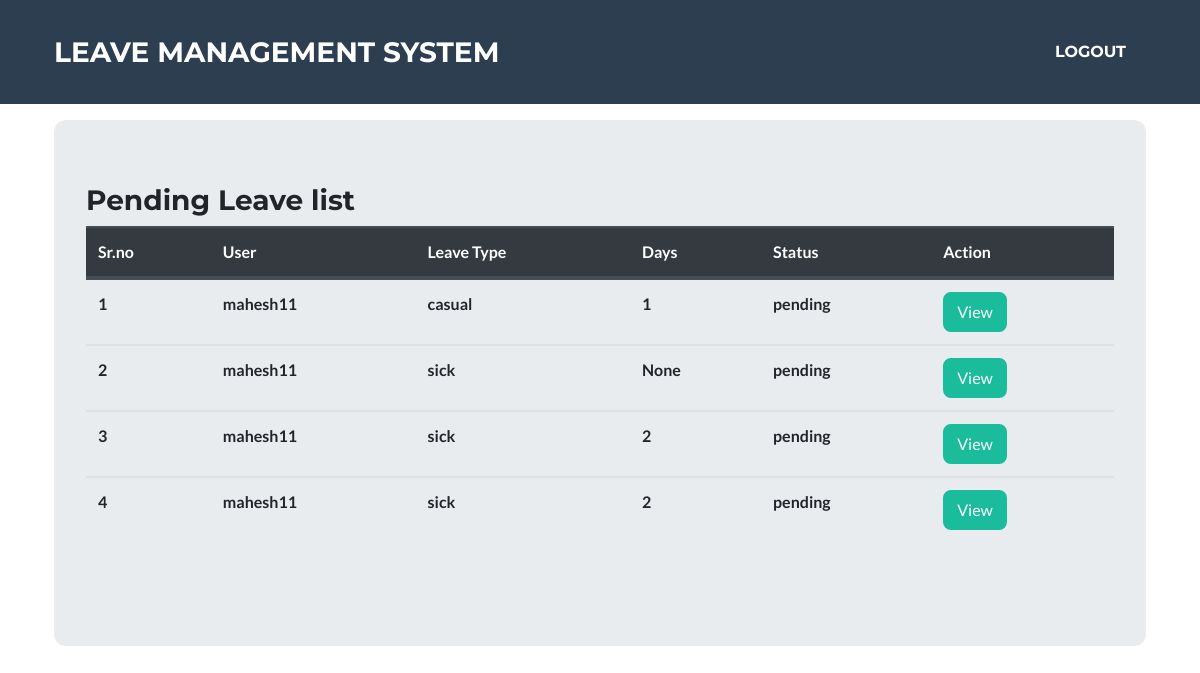
The page /classroom/pending/all/ (signed in) on the database its author committed.
### classroom/models.py (models this page shows, shortened)
class Leave(models.Model):
	user = models.ForeignKey(User,on_delete=models.CASCADE,default=1)
	startdate = models.DateField(verbose_name=_('Start Date'),help_text='leave start date is on ..',null=True,blank=False)
	enddate = models.DateField(verbose_name=_('End Date'),help_text='coming back on ...',null=True,blank=False)
	leavetype = models.CharField(choices=LEAVE_TYPE,max_length=25,default=SICK,null=True,blank=False)
	reason = models.CharField(verbose_name=_('Reason for Leave'),max_length=255,help_text='add additional information for leave',null=True,blank=True)
	defaultdays = models.PositiveIntegerField(verbose_name=_('Leave days per year counter'),default=DAYS,null=True,blank=True)
	status = models.CharField(max_length=12,default='pending') #pending,approved,rejected,cancelled
	is_approved = models.BooleanField(default=False) #hide
	updated = models.DateTimeField(auto_now=True, auto_now_add=False)
	created = models.DateTimeField(auto_now=False, auto_now_add=True)
	objects = LeaveManager()
	class Meta:
		verbose_name = _('Leave')
		verbose_name_plural = _('Leaves')
		ordering = ['-created'] #recent objects
	@property
	def leave_days(self):
		days_count = ''
		startdate = self.startdate
		enddate = self.enddate
		if startdate > enddate:
			return
		dates = (enddate - startdate)
		return dates.days

class User(AbstractUser):
    is_employee = models.BooleanField(default=False)
    is_manager = models.BooleanField(default=False)
    is_admin = models.BooleanField(default=False)

### classroom/views.py (the view)
@login_required
def leaves_list(request):
	leaves = Leave.objects.all_pending_leaves()
	return render(request,'classroom/leaves_recent.html',{'leave_list':leaves,'title':'leaves list - pending'})

### classroom/manager.py (called while the page is built)
	def all_pending_leaves(self):
		return super().get_queryset().filter(status = 'pending').order_by('-created')# applying FIFO

### template/classroom/leaves_recent.html
{% extends 'classroom/base.html' %}
{% block content %}
<div class="container" style="padding-top:10%;" >
  <div class="jumbotron" >
{% if leave_list.count == 0 %}
<h2>No pending leaves.</h2>
{% else %}
<h3>Pending Leave list </h3>
<table class='table'>
  <thead class="thead-dark">
    <tr>
		<th scope="col">Sr.no</th>
      <th scope="col">User</th>
      <th scope="col">Leave Type</th>
      <th scope="col">Days</th>
      <th scope="col">Status</th>
      <th scope="col">Action</th>
    </tr>
  </thead>
  <tbody>
    {% for leave in leave_list %}
    <tr>
      <th scope="row">{{ forloop.counter }}</th>
      <th>{{ leave.user }}</th>
      <th>{{ leave.leavetype }}</th>
      <th>{{ leave.leave_days }}</th>
	  <th>{{ leave.status }}</th>
      <th> <a class="btn btn-primary" href="{% url 'classroom:userleaveview' leave.id %}">View</a> </th>
    </tr>
    {% endfor %}
  </tbody>
</table>
<br>
{% endif %}
</div>
</div>
{% endblock %}

### template/classroom/base.html (shortened to what this page needs)
{% load static %}
<!DOCTYPE html>
<html lang="en">
    <head>
        <link rel="stylesheet" href="{% static 'css/styles.css' %}">
    </head>
    <body id="page-top">
        <nav class="navbar navbar-expand-lg bg-secondary text-uppercase fixed-top" id="mainNav">
            <div class="container">
                <a class="navbar-brand js-scroll-trigger" href="/">Leave Management System</a>
                    <ul class="navbar-nav ml-auto">
                     {% if user.is_authenticated %}
                        <li class="nav-item mx-0 mx-lg-1"><a class="nav-link py-3 px-0 px-lg-3 rounded js-scroll-trigger" href="{% url 'classroom:logout' %}">Logout</a></li>
                      {% else %}
                      <li class="nav-item mx-0 mx-lg-1"><a class="nav-link py-3 px-0 px-lg-3 rounded js-scroll-trigger" href="{% url 'classroom:login' %}">Login</a></li>
                      <li class="nav-item mx-0 mx-lg-1"><a class="nav-link py-3 px-0 px-lg-3 rounded js-scroll-trigger" href="{% url 'classroom:signup' %}">Signup</a></li>
                      {% endif %}
                    </ul>
            </div>
        </nav>
        {% block content %}
        {% endblock %}
      </body>
</html>

### rows shown on the page
Leave: user "mahesh11", leavetype "casual", leave_days "1", status "pending"
Leave: user "mahesh11", leavetype "sick", leave_days "None", status "pending"
Leave: user "mahesh11", leavetype "sick", leave_days "2", status "pending"
Leave: user "mahesh11", leavetype "sick", leave_days "2", status "pending"
